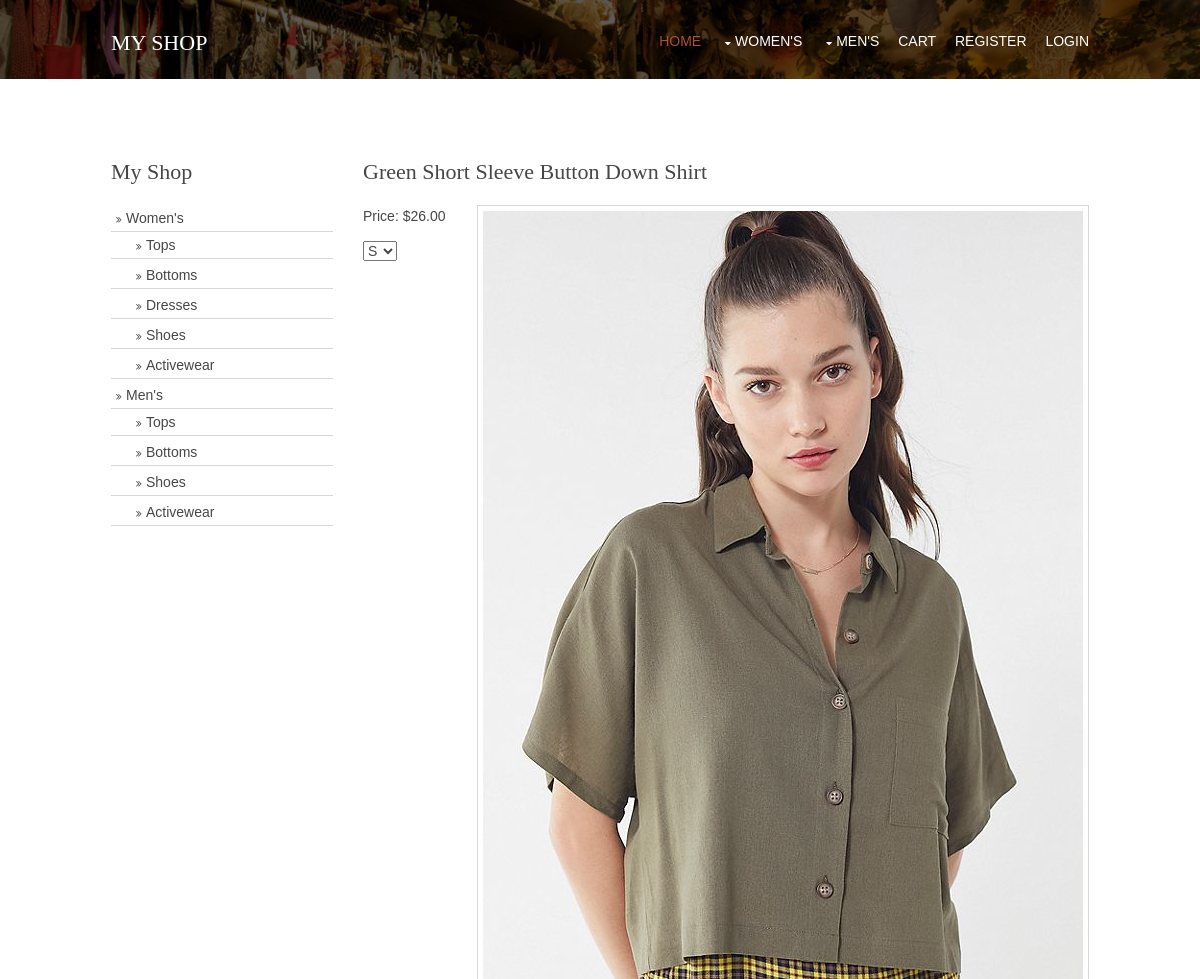
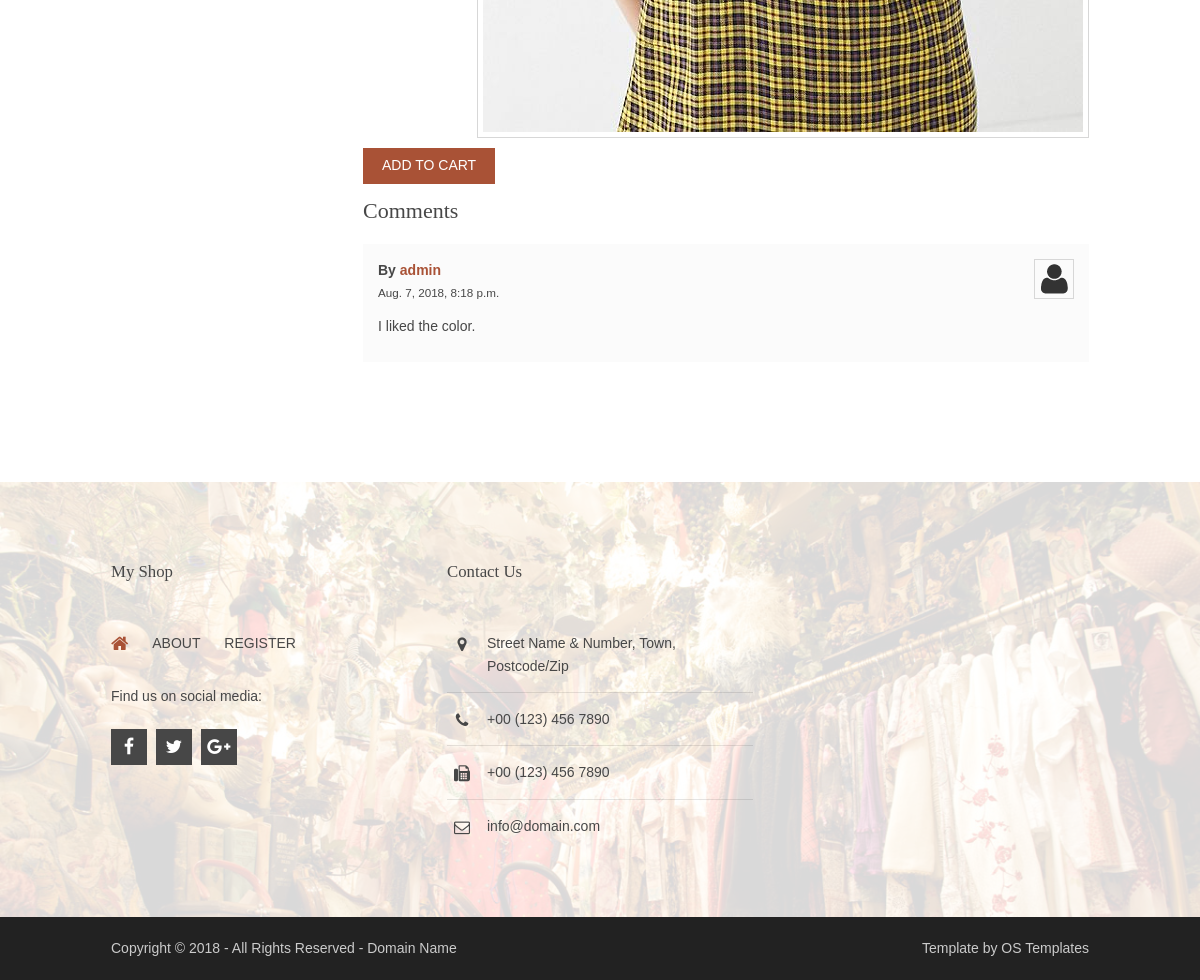
Page /6 on the committed database (2 pictures, top to bottom).
### myshop/models.py (models this page shows, shortened)
class Product(models.Model):
    gender = models.CharField(max_length=10)
    category = models.CharField(max_length=60)
    name = models.CharField(max_length=100)
    price = models.DecimalField(max_digits=5, decimal_places=2)
    sizes = models.CharField(max_length=60, default='S M L')
    photo = models.ImageField(upload_to='products')
    available = models.BooleanField(default=True)

class Comment(models.Model):
    user = models.ForeignKey(User, on_delete=models.CASCADE, blank=False, null=False)
    product = models.ForeignKey(Product, on_delete=models.CASCADE, blank=False, null=False, related_name='comments')
    text = models.TextField()
    time = models.DateTimeField(auto_now=False, auto_now_add=True)

### myshop/views.py (the view)
# urls.py: path('<int:product_id>', views.product, name='product'),
def product(request, product_id):
    product = Product.objects.get(pk = product_id)
    sizes = product.sizes
    sizes = sizes.split() # https://stackoverflow.com/questions/19555472/change-a-string-of-integers-separated-by-spaces-to-a-list-of-int
    context = {
        "product": product,
        "sizes": sizes,
        "comments": product.comments.all()
    }
    return render(request, "myshop/product.html", context)

### myshop/templates/myshop/product.html (shortened to what this page needs)
{% extends "myshop/layout.html" %}
{% load static %}
{% block body %}
<div class="wrapper row3">
  <main class="hoc container clear">
    <div class="sidebar one_quarter first">
      <h6>My Shop</h6>
      <nav class="sdb_holder">
        <ul>
          <li><a href="#">Women's</a>
            <ul>
              <li><a href="{% url 'women_tops' %}">Tops</a></li>
              <li><a href="{% url 'women_bottoms' %}">Bottoms</a></li>
              <li><a href="{% url 'dresses' %}">Dresses</a></li>
              <li><a href="{% url 'women_shoes' %}">Shoes</a></li>
              <li><a href="{% url 'women_activewear' %}">Activewear</a></li>
            </ul>
          </li>
          <li><a href="#">Men's</a>
            <ul>
              <li><a href="{% url 'men_tops' %}">Tops</a></li>
              <li><a href="{% url 'men_bottoms' %}">Bottoms</a></li>
              <li><a href="{% url 'men_shoes' %}">Shoes</a></li>
              <li><a href="{% url 'men_activewear' %}">Activewear</a></li>
            </ul>
          </li>
        </ul>
      </nav>
    </div>
    <div class="content three_quarter">
      <h1>{{ product.name }}</h1>
      <img class="imgr borderedbox inspace-5" src="{{ product.photo.url }}" alt="{{ product.name }}">
      <p>Price: ${{ product.price }}</p>
      <form action="{% url 'add_to_cart' product.id %}" method="post">
      <select name="size" class="inverse">
      {% for size in sizes %}
        <option value="{{ size }}">{{ size }}</option>
      {% endfor %}
      </select>
       <input type="submit" class="btn" value="Add to cart"/>
      </form>
      <div id="comments">
        <h2>Comments</h2>
        {% if comments %}
        <ul>
          {% for comment in comments %}
          <li>
            <article>
              <header>
                <figure class="avatar"><img src="{% static 'myshop/avatar.png' %}" alt=""></figure>
                <address>
                By <a href="#">{{ comment.user }}</a>
                </address>
                <time>{{ comment.time }}</time>
              </header>
              <div class="comcont">
                <p>{{ comment.text }}</p>
              </div>
            </article>
          </li>
          {% endfor %}
        </ul>
        {% else %}
        <p>No comments.</p>
        {% endif %}
      </div>
    </div>
  </main>
</div>
{% endblock %}

### myshop/static/myshop/layout.css (style rules this page uses)
.container { padding:80px 0; }
#comments ul { margin:0 0 40px 0; padding:0; list-style:none; }
#comments li { margin:0 0 10px 0; padding:15px; }
#comments .avatar { float:right; margin:0 0 10px 10px; padding:3px; border:1px solid; }
#comments address { font-weight:bold; }
#comments time { font-size:smaller; }
#comments .comcont { display:block; margin:0; padding:0; }
#comments .comcont p { margin:10px 5px 10px 0; padding:0; }
#comments div { margin-bottom:15px; }
.sidebar .sdb_holder { margin-bottom:50px; }
.sidebar .sdb_holder:last-child { margin-bottom:0; }
*, *::before, *::after { transition:all .3s ease-in-out; }
nav ul, nav ol { margin:0; padding:0; list-style:none; }
#mainav, #breadcrumb, .sidebar nav { line-height:normal; }
#mainav .drop::after, #mainav li li .drop::after, #breadcrumb li a::after, .sidebar nav a::after { position:absolute; font-family:"FontAwesome"; font-size:10px; line-height:10px; }
.sidebar nav { display:block; width:100%; }
.sidebar nav li { margin:0 0 3px 0; padding:0; }
.sidebar nav a { display:block; position:relative; margin:0; padding:5px 10px 5px 15px; text-decoration:none; border:solid; border-width:0 0 1px 0; }
.sidebar nav a::after { top:9px; left:5px; content:"\f101"; }
.sidebar nav ul ul a { padding-left:35px; }
.sidebar nav ul ul a::after { left:25px; }
body { color:#CBCBCB; background-color:#222222; }
a { color:#A95236; }
hr, .borderedbox { border-color:#D7D7D7; }
.btn, .btn.inverse:hover { color:#FFFFFF; background-color:#A95236; border-color:#A95236; }
.row3 { color:#474747; background-color:#FFFFFF; }
.container .sidebar nav a { color:inherit; border-color:#D7D7D7; }
table, th, td, #comments .avatar, #comments input, #comments textarea { border-color:#D7D7D7; }
tr, #comments li, #comments input[type="submit"], #comments input[type="reset"] { color:inherit; background-color:#FBFBFB; }
table a, #comments a { background-color:inherit; }
@media screen and (min-width:978px) { .hoc { max-width:978px; } }

### myshop/static/myshop/framework.css (style rules this page uses)
html { overflow-y:scroll; overflow-x:hidden; }
html, body { margin:0; padding:0; font-size:14px; line-height:1.6em; }
*, *::before, *::after { box-sizing:border-box; }
.borderedbox { border:1px solid; }
.btn { display:inline-block; padding:8px 18px 10px; text-transform:uppercase; border:1px solid; }
.clear, .group { display:block; }
.clear::before, .clear::after, .group::before, .group::after { display:table; content:""; }
.clear, .clear::after, .group, .group::after { clear:both; }
a { outline:none; text-decoration:none; }
.fl_right, .imgr { float:right; }
img { width:auto; max-width:100%; height:auto; margin:0; padding:0; border:none; line-height:normal; vertical-align:middle; }
.imgr { margin:0 0 10px 15px; clear:right; }
body, input, textarea, select { font-family:Verdana, Geneva, sans-serif; }
h1, h2, h3, h4, h5, h6, .heading { font-family:Georgia, "Times New Roman", Times, serif; }
form, fieldset, legend { margin:0; padding:0; border:none; }
label, input, textarea, select, button { display:block; resize:none; outline:none; color:inherit; font-size:inherit; font-family:inherit; vertical-align:middle; }
h1, h2, h3, h4, h5, h6, .heading { margin:0 0 20px 0; font-size:22px; line-height:normal; font-weight:normal; text-transform:capitalize; }
address { font-style:normal; font-weight:normal; }
.wrapper { display:block; position:relative; width:100%; margin:0; padding:0; text-align:left; word-wrap:break-word; }
.hoc { display:block; margin:0 auto; }
address, article, aside, figcaption, figure, footer, header, main, nav, section { display:block; margin:0; padding:0; }
.one_half, .one_third, .two_third, .one_quarter, .two_quarter, .three_quarter { display:inline-block; float:left; margin:0 0 0 3.06748466257669%; list-style:none; }
.first { margin-left:0; clear:left; }
.one_quarter { width:22.69938650306748%; }
.three_quarter { width:74.23312883435584%; }
.inspace-5 { padding:5px; }

### rows in the picture
Product: name "Green Short Sleeve Button Down Shirt", photo (picture), price "26.00"
Comment: user "admin", time "Aug. 7, 2018, 8:18 p.m.", text "I liked the color."

### other values in the picture
form field size "S"
